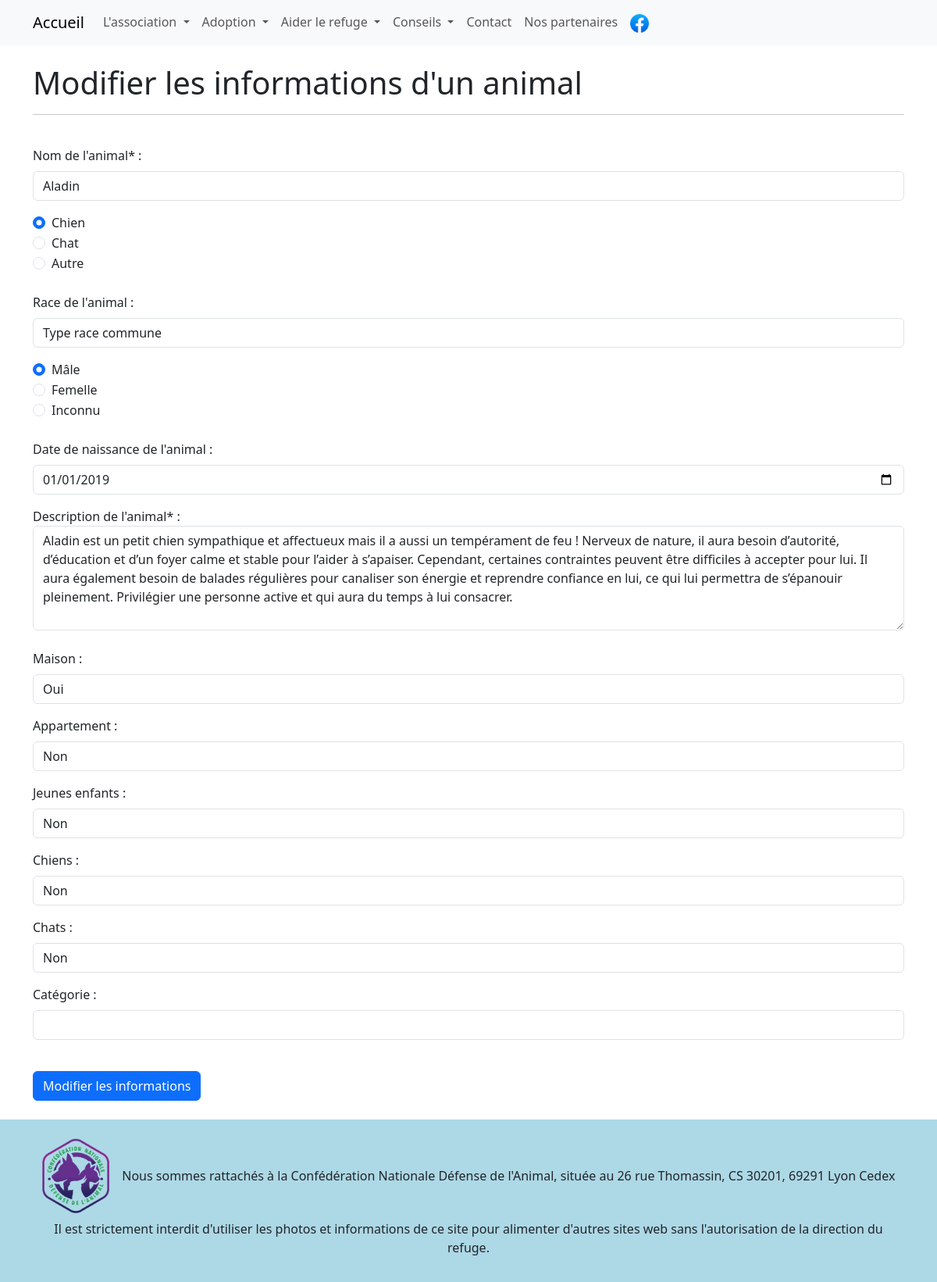
Page /modif-animal.php?id=22 on the committed database.
### tables this page shows
CREATE TABLE `animals` (
  `id` int NOT NULL,
  `name` varchar(255) NOT NULL,
  `animal_type` varchar(255) NOT NULL,
  `animal_race` varchar(255) DEFAULT NULL,
  `mfi` tinyint UNSIGNED NOT NULL,
  `birthdate` date DEFAULT NULL,
  `file_name` varchar(255) NOT NULL,
  `description` blob NOT NULL,
  `maison` varchar(255) DEFAULT NULL,
  `appartement` varchar(255) DEFAULT NULL,
  `enfants` varchar(255) DEFAULT NULL,
  `chiens` varchar(255) DEFAULT NULL,
  `chats` varchar(255) DEFAULT NULL,
  `categorie` varchar(255) DEFAULT NULL
);

### modif-animal.php (the view, shortened to what this page needs)
<?php
require('appelEtPost/dbconnect.php');
$animal = $bdd->query("SELECT * FROM animals WHERE animals.id = {$_GET['id']}");
$donneesAnimal = $animal->fetchall(PDO::FETCH_ASSOC);
?>
<!DOCTYPE html>
<html lang="en">
<head>
<?php require('commun/header.php'); ?>
    <main>
        <div class="container">
        <h1>Modifier les informations d'un animal</h1><hr><br>
            <form action="appelEtPost/postModif-animal.php" method="post">
                <div class="mb-3">
                    <label for="animal_name" class="form-label">Nom de l'animal* :</label>
                    <input type="text" name="animal_name" id="animal_name" class="form-control" value="<?=$donneesAnimal[0]["name"]?>" required>
                </div>
                <div class="form-check">
                <input class="form-check-input" type="radio" name="animal_type" id="flexRadioDefault1" value="chien" <?php if ($donneesAnimal[0]["animal_type"] == 'chien') {echo('checked');} ?> required>
                <label class="form-check-label" for="flexRadioDefault1">
                    Chien
                </label>
                </div>
                <div class="form-check">
                <input class="form-check-input" type="radio" name="animal_type" id="flexRadioDefault1" value="chat" <?php if ($donneesAnimal[0]["animal_type"] == 'chat') {echo('checked');} ?> required>
                <label class="form-check-label" for="flexRadioDefault1">
                    Chat
                </label>
                </div>
                <div class="form-check">
                <input class="form-check-input" type="radio" name="animal_type" id="flexRadioDefault1" value="autre" <?php if ($donneesAnimal[0]["animal_type"] == 'autre') {echo('checked');} ?> required>
                <label class="form-check-label" for="flexRadioDefault1">
                    Autre
                </label>
                </div>
                <br>
                <div class="mb-3">
                    <label for="animal_race" class="form-label">Race de l'animal :</label>
                    <input type="text" name="animal_race" id="animal_race" class="form-control" <?php if ($donneesAnimal[0]["animal_race"]) {echo('value="'.$donneesAnimal[0]["animal_race"].'"');} ?>>
                </div>
                <div class="form-check">
                <input class="form-check-input" type="radio" name="animal_mfi" id="flexRadioDefault1" value="1" <?php if ($donneesAnimal[0]["mfi"] == 1) {echo('checked');} ?> required>
                <label class="form-check-label" for="flexRadioDefault1">
                    Mâle
                </label>
                </div>
                <div class="form-check">
                <input class="form-check-input" type="radio" name="animal_mfi" id="flexRadioDefault1" value="2" <?php if ($donneesAnimal[0]["mfi"] == 2) {echo('checked');} ?> required>
                <label class="form-check-label" for="flexRadioDefault1">
                    Femelle
                </label>
                </div>
                <div class="form-check">
                <input class="form-check-input" type="radio" name="animal_mfi" id="flexRadioDefault1" value="3" <?php if ($donneesAnimal[0]["mfi"] == 3) {echo('checked');} ?> required>
                <label class="form-check-label" for="flexRadioDefault1">
                    Inconnu
                </label>
                </div>
                <br>
                <div class="mb-3">
                    <label for="animal_birthdate" class="form-label">Date de naissance de l'animal :</label>
                    <input type="date" name="animal_birthdate" id="animal_birthdate" class="form-control" <?php if ($donneesAnimal[0]["birthdate"]) {echo('value="'.$donneesAnimal[0]["birthdate"].'"');} ?>>
                </div>
                <div class="form-group">
                    <label for="animal_description">Description de l'animal* :</label>
                    <textarea class="form-control" name="animal_description" id="animal_description" rows="5" required><?= $donneesAnimal[0]["description"] ?></textarea>
                </div>
                <br>
                <div class="mb-3">
                    <label for="animal_maison" class="form-label">Maison :</label>
                    <input type="text" name="animal_maison" id="animal_maison" class="form-control" <?php if ($donneesAnimal[0]["maison"]) {echo('value="'.$donneesAnimal[0]["maison"].'"');} ?>>
                </div>
                <div class="mb-3">
                    <label for="animal_appartement" class="form-label">Appartement :</label>
                    <input type="text" name="animal_appartement" id="animal_appartement" class="form-control" <?php if ($donneesAnimal[0]["appartement"]) {echo('value="'.$donneesAnimal[0]["appartement"].'"');} ?>>
                </div>
                <div class="mb-3">
                    <label for="animal_enfants" class="form-label">Jeunes enfants :</label>
                    <input type="text" name="animal_enfants" id="animal_enfants" class="form-control" <?php if ($donneesAnimal[0]["enfants"]) {echo('value="'.$donneesAnimal[0]["enfants"].'"');} ?>>
                </div>
                <div class="mb-3">
                    <label for="animal_chiens" class="form-label">Chiens :</label>
                    <input type="text" name="animal_chiens" id="animal_chiens" class="form-control" <?php if ($donneesAnimal[0]["chiens"]) {echo('value="'.$donneesAnimal[0]["chiens"].'"');} ?>>
                </div>
                <div class="mb-3">
                    <label for="animal_chats" class="form-label">Chats :</label>
                    <input type="text" name="animal_chats" id="animal_chats" class="form-control" <?php if ($donneesAnimal[0]["chats"]) {echo('value="'.$donneesAnimal[0]["chats"].'"');} ?>>
                </div>
                <div class="mb-3">
                    <label for="animal_categorie" class="form-label">Catégorie :</label>
                    <input type="text" name="animal_categorie" id="animal_categorie" class="form-control"  <?php if ($donneesAnimal[0]["categorie"]) {echo('value="'.$donneesAnimal[0]["categorie"].'"');} ?>>
                </div>
                <br>
                <button type="submit" name="submit" class="btn btn-primary" value="<?=$donneesAnimal[0]['id']?>">Modifier les informations</button>
            </form>
        </div>
    </main>
<?php
require('commun/footer.php');
?>

### css/style.css (style rules this page uses)
main { min-height: 69svh; }

### rows in the picture
animals: animal_name "Aladin", animal_type "☑ Chien", animal_race "Type race commune", mfi "☑", animal_birthdate "01/01/2019", animal_description "Aladin est un petit chien sympathique et affectueux mais il a aussi un tempérament de feu ! Nerveux de nature, il aura besoin d’autorité, d’éducation et d’un foyer calme et stable pour l’aider à s’apaiser. Cependant, certaines contraintes peuvent être difficiles à accepter pour lui. Il aura également besoin de balades régulières pour canaliser son énergie et reprendre confiance en lui, ce qui lui permettra de s’épanouir pleinement. Privilégier une personne active et qui aura du temps à lui consacrer.", animal_maison "Oui", animal_appartement "Non", animal_enfants "Non", animal_chiens "Non", animal_chats "Non"
